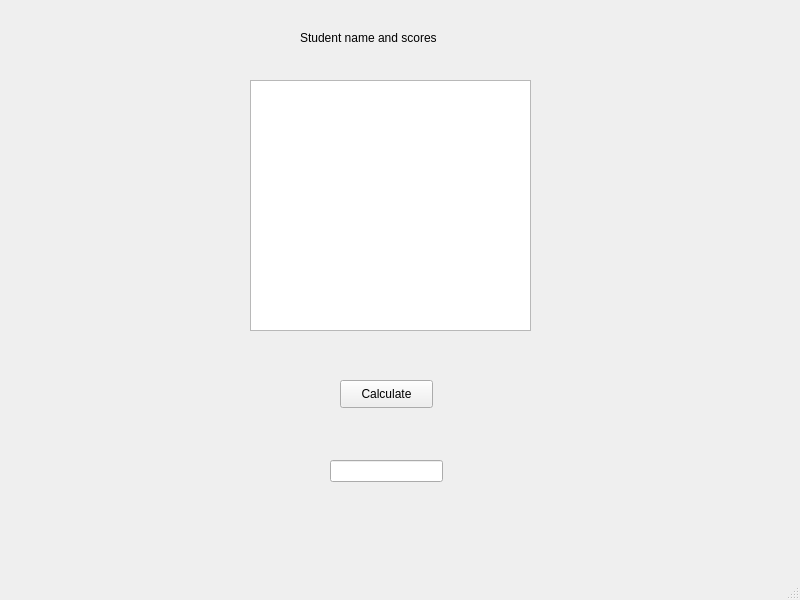
<?xml version="1.0" encoding="UTF-8"?>
<ui version="4.0">
 <class>fileHandling</class>
 <widget class="QMainWindow" name="fileHandling">
  <property name="geometry">
   <rect>
    <x>0</x>
    <y>0</y>
    <width>800</width>
    <height>600</height>
   </rect>
  </property>
  <property name="font">
   <font>
    <family>Arial</family>
    <pointsize>9</pointsize>
   </font>
  </property>
  <property name="windowTitle">
   <string>MainWindow</string>
  </property>
  <widget class="QWidget" name="centralwidget">
   <widget class="QListWidget" name="lstScores">
    <property name="geometry">
     <rect>
      <x>250</x>
      <y>80</y>
      <width>281</width>
      <height>251</height>
     </rect>
    </property>
   </widget>
   <widget class="QLabel" name="lblScores">
    <property name="geometry">
     <rect>
      <x>300</x>
      <y>30</y>
      <width>191</width>
      <height>16</height>
     </rect>
    </property>
    <property name="text">
     <string>Student name and scores</string>
    </property>
   </widget>
   <widget class="QPushButton" name="btnCalculate">
    <property name="geometry">
     <rect>
      <x>340</x>
      <y>380</y>
      <width>93</width>
      <height>28</height>
     </rect>
    </property>
    <property name="text">
     <string>Calculate</string>
    </property>
   </widget>
   <widget class="QLineEdit" name="txtAverage">
    <property name="geometry">
     <rect>
      <x>330</x>
      <y>460</y>
      <width>113</width>
      <height>22</height>
     </rect>
    </property>
    <property name="readOnly">
     <bool>true</bool>
    </property>
   </widget>
  </widget>
  <widget class="QMenuBar" name="menubar">
   <property name="geometry">
    <rect>
     <x>0</x>
     <y>0</y>
     <width>800</width>
     <height>18</height>
    </rect>
   </property>
  </widget>
  <widget class="QStatusBar" name="statusbar"/>
 </widget>
 <resources/>
 <connections/>
</ui>
